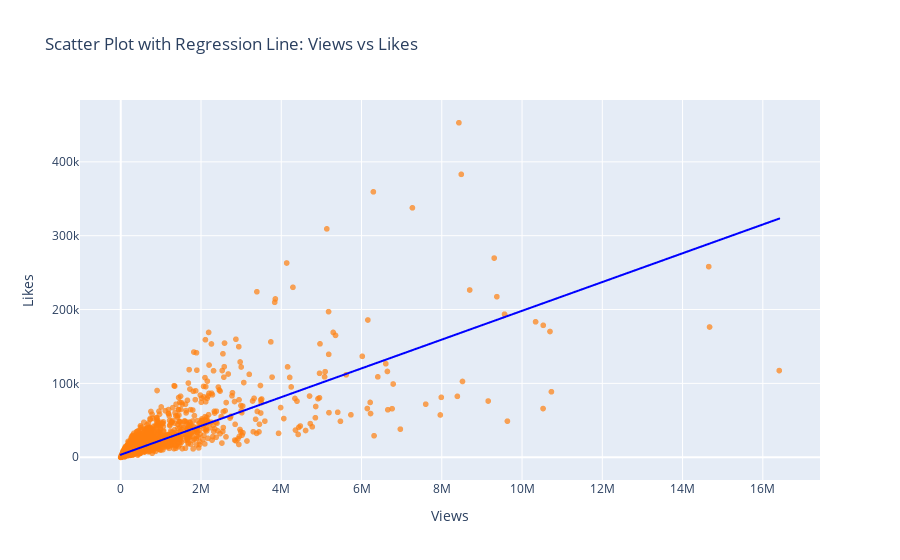

The notebook cell this image was saved under:
### Markdown cell above
### Scatter Plot with Regression Line: Views vs Likes

### Code cell
fig = px.scatter(video_data, x='Views', y='Likes', trendline='ols', 
                 title='Scatter Plot with Regression Line: Views vs Likes',
                 labels={'Views': 'Views', 'Likes': 'Likes'},
                 trendline_color_override="blue")

fig.update_traces(marker=dict(color='rgba(255, 127, 14, 0.7)'))

fig.show()

### Figure 1 — Plotly figure (JSON) as saved in the notebook; plotly's stock layout.template omitted (floating-point values rounded to 4 significant figures; data arrays with more than 128 entries replaced by an {"elided": "..."} marker saying what was removed)
{"data": [{"hovertemplate": "Views=%{x}<br>Likes=%{y}<extra></extra>", "legendgroup": "", "marker": {"color": "rgba(255, 127, 14, 0.7)", "symbol": "circle"}, "mode": "markers", "name": "", "showlegend": false, "type": "scattergl", "x": {"elided": "5811 int values"}, "xaxis": "x", "y": {"elided": "5811 int values"}, "yaxis": "y"}, {"hovertemplate": "<b>OLS trendline</b><br>Likes = 0.0194859 * Views + 3423.9<br>R<sup>2</sup>=0.629577<br><br>Views=%{x}<br>Likes=%{y} <b>(trend)</b><extra></extra>", "legendgroup": "", "line": {"color": "blue"}, "marker": {"color": "rgba(255, 127, 14, 0.7)", "symbol": "circle"}, "mode": "lines", "name": "", "showlegend": false, "type": "scattergl", "x": {"elided": "5811 int values"}, "xaxis": "x", "y": {"elided": "5811 float values"}, "yaxis": "y"}], "layout": {"legend": {"tracegroupgap": 0}, "title": {"text": "Scatter Plot with Regression Line: Views vs Likes"}, "xaxis": {"anchor": "y", "domain": [0, 1], "title": {"text": "Views"}}, "yaxis": {"anchor": "x", "domain": [0, 1], "title": {"text": "Likes"}}}}
